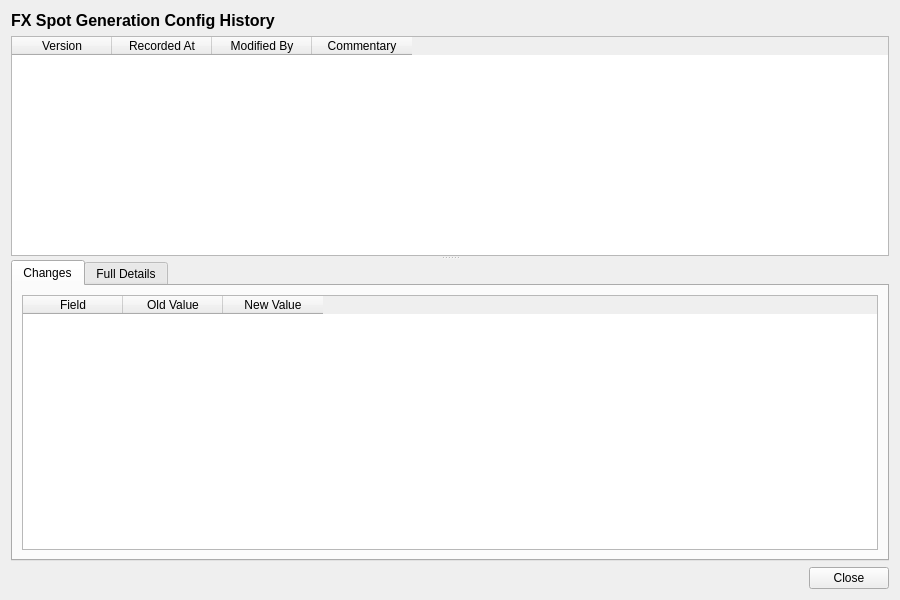
<?xml version="1.0" encoding="UTF-8"?>
<ui version="4.0">
 <class>FxSpotGenerationConfigHistoryDialog</class>
 <widget class="QWidget" name="FxSpotGenerationConfigHistoryDialog">
  <property name="geometry">
   <rect>
    <x>0</x>
    <y>0</y>
    <width>900</width>
    <height>600</height>
   </rect>
  </property>
  <property name="windowTitle">
   <string>FX Spot Generation Config History</string>
  </property>
  <layout class="QVBoxLayout" name="verticalLayout">
   <item>
    <widget class="QLabel" name="titleLabel">
     <property name="font">
      <font>
       <pointsize>12</pointsize>
       <bold>true</bold>
      </font>
     </property>
     <property name="text">
      <string>FX Spot Generation Config History</string>
     </property>
    </widget>
   </item>
   <item>
    <widget class="QSplitter" name="splitter">
     <property name="orientation">
      <enum>Qt::Vertical</enum>
     </property>
     <widget class="QTableWidget" name="versionListWidget">
      <property name="minimumHeight">
       <number>150</number>
      </property>
      <property name="maximumHeight">
       <number>250</number>
      </property>
      <property name="alternatingRowColors">
       <bool>true</bool>
      </property>
      <property name="editTriggers">
       <set>QAbstractItemView::NoEditTriggers</set>
      </property>
      <property name="selectionMode">
       <enum>QAbstractItemView::SingleSelection</enum>
      </property>
      <property name="selectionBehavior">
       <enum>QAbstractItemView::SelectRows</enum>
      </property>
      <column>
       <property name="text">
        <string>Version</string>
       </property>
      </column>
      <column>
       <property name="text">
        <string>Recorded At</string>
       </property>
      </column>
      <column>
       <property name="text">
        <string>Modified By</string>
       </property>
      </column>
      <column>
       <property name="text">
        <string>Commentary</string>
       </property>
      </column>
     </widget>
     <widget class="QWidget" name="detailWidget">
      <layout class="QVBoxLayout" name="detailLayout">
       <property name="leftMargin">
        <number>0</number>
       </property>
       <property name="topMargin">
        <number>0</number>
       </property>
       <property name="rightMargin">
        <number>0</number>
       </property>
       <property name="bottomMargin">
        <number>0</number>
       </property>
       <item>
        <widget class="QTabWidget" name="tabWidget">
         <property name="currentIndex">
          <number>0</number>
         </property>
         <widget class="QWidget" name="changesTab">
          <attribute name="title">
           <string>Changes</string>
          </attribute>
          <layout class="QVBoxLayout" name="changesTabLayout">
           <item>
            <widget class="QTableWidget" name="changesTableWidget">
             <property name="editTriggers">
              <set>QAbstractItemView::NoEditTriggers</set>
             </property>
             <property name="alternatingRowColors">
              <bool>true</bool>
             </property>
             <property name="selectionMode">
              <enum>QAbstractItemView::SingleSelection</enum>
             </property>
             <property name="selectionBehavior">
              <enum>QAbstractItemView::SelectRows</enum>
             </property>
             <column>
              <property name="text">
               <string>Field</string>
              </property>
             </column>
             <column>
              <property name="text">
               <string>Old Value</string>
              </property>
             </column>
             <column>
              <property name="text">
               <string>New Value</string>
              </property>
             </column>
            </widget>
           </item>
          </layout>
         </widget>
         <widget class="QWidget" name="fullDetailsTab">
          <attribute name="title">
           <string>Full Details</string>
          </attribute>
          <layout class="QVBoxLayout" name="fullDetailsTabLayout">
           <item>
            <widget class="QScrollArea" name="scrollArea">
             <property name="widgetResizable">
              <bool>true</bool>
             </property>
             <widget class="QWidget" name="scrollAreaWidgetContents">
              <property name="geometry">
               <rect>
                <x>0</x>
                <y>0</y>
                <width>560</width>
                <height>450</height>
               </rect>
              </property>
              <layout class="QFormLayout" name="formLayout">
               <item row="0" column="0">
                <widget class="QLabel" name="base_currency_codeLabel">
                 <property name="text">
                  <string>Base Currency:</string>
                 </property>
                </widget>
               </item>
               <item row="0" column="1">
                <widget class="QLabel" name="baseCurrencyValue">
                 <property name="text">
                  <string/>
                 </property>
                </widget>
               </item>
               <item row="1" column="0">
                <widget class="QLabel" name="quote_currency_codeLabel">
                 <property name="text">
                  <string>Quote Currency:</string>
                 </property>
                </widget>
               </item>
               <item row="1" column="1">
                <widget class="QLabel" name="quoteCurrencyValue">
                 <property name="text">
                  <string/>
                 </property>
                </widget>
               </item>
               <item row="2" column="0">
                <widget class="QLabel" name="gmm_initial_priceLabel">
                 <property name="text">
                  <string>Initial Price:</string>
                 </property>
                </widget>
               </item>
               <item row="2" column="1">
                <widget class="QLabel" name="gmmInitialPriceValue">
                 <property name="text">
                  <string/>
                 </property>
                </widget>
               </item>
               <item row="3" column="0">
                <widget class="QLabel" name="ticks_per_hourLabel">
                 <property name="text">
                  <string>Ticks per Hour:</string>
                 </property>
                </widget>
               </item>
               <item row="3" column="1">
                <widget class="QLabel" name="ticksPerHourValue">
                 <property name="text">
                  <string/>
                 </property>
                </widget>
               </item>
               <item row="4" column="0">
                <widget class="QLabel" name="process_typeLabel">
                 <property name="text">
                  <string>Process Type:</string>
                 </property>
                </widget>
               </item>
               <item row="4" column="1">
                <widget class="QLabel" name="processTypeValue">
                 <property name="text">
                  <string/>
                 </property>
                </widget>
               </item>
               <item row="5" column="0">
                <widget class="QLabel" name="enabledLabel">
                 <property name="text">
                  <string>Enabled:</string>
                 </property>
                </widget>
               </item>
               <item row="5" column="1">
                <widget class="QLabel" name="enabledCheck">
                 <property name="text">
                  <string/>
                 </property>
                </widget>
               </item>
               <item row="6" column="0">
                <widget class="QLabel" name="versionNumberLabel">
                 <property name="text">
                  <string>Version:</string>
                 </property>
                </widget>
               </item>
               <item row="6" column="1">
                <widget class="QLabel" name="versionNumberValue">
                 <property name="text">
                  <string/>
                 </property>
                </widget>
               </item>
               <item row="7" column="0">
                <widget class="QLabel" name="modifiedByLabel">
                 <property name="text">
                  <string>Modified By:</string>
                 </property>
                </widget>
               </item>
               <item row="7" column="1">
                <widget class="QLabel" name="modifiedByValue">
                 <property name="text">
                  <string/>
                 </property>
                </widget>
               </item>
               <item row="8" column="0">
                <widget class="QLabel" name="recordedAtLabel">
                 <property name="text">
                  <string>Recorded At:</string>
                 </property>
                </widget>
               </item>
               <item row="8" column="1">
                <widget class="QLabel" name="recordedAtValue">
                 <property name="text">
                  <string/>
                 </property>
                </widget>
               </item>
               <item row="9" column="0">
                <widget class="QLabel" name="changeCommentaryLabel">
                 <property name="text">
                  <string>Change Commentary:</string>
                 </property>
                </widget>
               </item>
               <item row="9" column="1">
                <widget class="QLabel" name="changeCommentaryValue">
                 <property name="text">
                  <string/>
                 </property>
                 <property name="wordWrap">
                  <bool>true</bool>
                 </property>
                </widget>
               </item>
              </layout>
             </widget>
            </widget>
           </item>
          </layout>
         </widget>
        </widget>
       </item>
      </layout>
     </widget>
    </widget>
   </item>
   <item>
    <layout class="QHBoxLayout" name="buttonLayout">
     <item>
      <spacer name="horizontalSpacer">
       <property name="orientation">
        <enum>Qt::Horizontal</enum>
       </property>
       <property name="sizeHint" stdset="0">
        <size><width>40</width><height>20</height></size>
       </property>
      </spacer>
     </item>
     <item>
      <widget class="QPushButton" name="closeButton">
       <property name="text">
        <string>Close</string>
       </property>
      </widget>
     </item>
    </layout>
   </item>
  </layout>
 </widget>
 <resources/>
 <connections/>
</ui>
